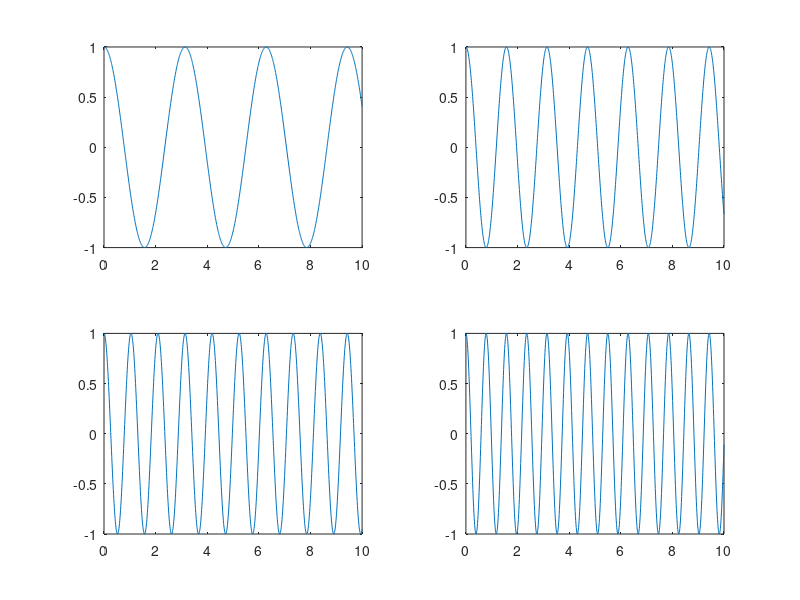

Write the MATLAB code that produced this figure.
% ======================================================================= %
% Use subplot to draw cos(nx) where n = 1, 2, 4, 8.
% ======================================================================= %
clc; clear; close all;

x = linspace(0, 10, 1000);
for n = 1:4
    subplot(2, 2, n)
    y = cos(2*n*x);
    plot(x, y)
end
